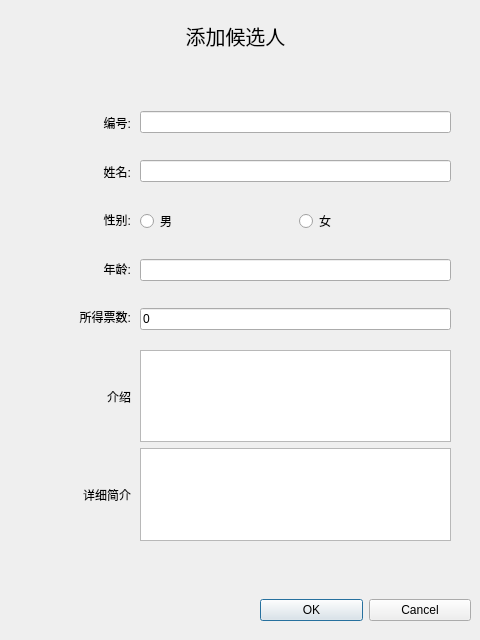
<?xml version="1.0" encoding="UTF-8"?>
<ui version="4.0">
 <class>InsertPersonDialog</class>
 <widget class="QDialog" name="InsertPersonDialog">
  <property name="geometry">
   <rect>
    <x>0</x>
    <y>0</y>
    <width>480</width>
    <height>640</height>
   </rect>
  </property>
  <property name="windowTitle">
   <string>Dialog</string>
  </property>
  <widget class="QWidget" name="verticalLayoutWidget">
   <property name="geometry">
    <rect>
     <x>0</x>
     <y>90</y>
     <width>131</width>
     <height>261</height>
    </rect>
   </property>
   <layout class="QVBoxLayout" name="verticalLayout">
    <item>
     <spacer name="verticalSpacer_7">
      <property name="orientation">
       <enum>Qt::Vertical</enum>
      </property>
      <property name="sizeHint" stdset="0">
       <size>
        <width>20</width>
        <height>40</height>
       </size>
      </property>
     </spacer>
    </item>
    <item>
     <widget class="QLabel" name="label_2">
      <property name="text">
       <string>编号:</string>
      </property>
      <property name="alignment">
       <set>Qt::AlignRight|Qt::AlignTrailing|Qt::AlignVCenter</set>
      </property>
     </widget>
    </item>
    <item>
     <spacer name="verticalSpacer_8">
      <property name="orientation">
       <enum>Qt::Vertical</enum>
      </property>
      <property name="sizeHint" stdset="0">
       <size>
        <width>20</width>
        <height>40</height>
       </size>
      </property>
     </spacer>
    </item>
    <item>
     <widget class="QLabel" name="label">
      <property name="text">
       <string>姓名:</string>
      </property>
      <property name="alignment">
       <set>Qt::AlignRight|Qt::AlignTrailing|Qt::AlignVCenter</set>
      </property>
     </widget>
    </item>
    <item>
     <spacer name="verticalSpacer_9">
      <property name="orientation">
       <enum>Qt::Vertical</enum>
      </property>
      <property name="sizeHint" stdset="0">
       <size>
        <width>20</width>
        <height>40</height>
       </size>
      </property>
     </spacer>
    </item>
    <item>
     <widget class="QLabel" name="label_3">
      <property name="text">
       <string>性别:</string>
      </property>
      <property name="alignment">
       <set>Qt::AlignRight|Qt::AlignTrailing|Qt::AlignVCenter</set>
      </property>
     </widget>
    </item>
    <item>
     <spacer name="verticalSpacer_10">
      <property name="orientation">
       <enum>Qt::Vertical</enum>
      </property>
      <property name="sizeHint" stdset="0">
       <size>
        <width>20</width>
        <height>40</height>
       </size>
      </property>
     </spacer>
    </item>
    <item>
     <widget class="QLabel" name="label_5">
      <property name="text">
       <string>年龄:</string>
      </property>
      <property name="alignment">
       <set>Qt::AlignRight|Qt::AlignTrailing|Qt::AlignVCenter</set>
      </property>
     </widget>
    </item>
    <item>
     <spacer name="verticalSpacer_11">
      <property name="orientation">
       <enum>Qt::Vertical</enum>
      </property>
      <property name="sizeHint" stdset="0">
       <size>
        <width>20</width>
        <height>40</height>
       </size>
      </property>
     </spacer>
    </item>
    <item>
     <widget class="QLabel" name="label_4">
      <property name="text">
       <string>所得票数:</string>
      </property>
      <property name="alignment">
       <set>Qt::AlignRight|Qt::AlignTrailing|Qt::AlignVCenter</set>
      </property>
     </widget>
    </item>
    <item>
     <spacer name="verticalSpacer_12">
      <property name="orientation">
       <enum>Qt::Vertical</enum>
      </property>
      <property name="sizeHint" stdset="0">
       <size>
        <width>20</width>
        <height>40</height>
       </size>
      </property>
     </spacer>
    </item>
   </layout>
  </widget>
  <widget class="QWidget" name="verticalLayoutWidget_2">
   <property name="geometry">
    <rect>
     <x>140</x>
     <y>90</y>
     <width>311</width>
     <height>261</height>
    </rect>
   </property>
   <layout class="QVBoxLayout" name="verticalLayout_2">
    <item>
     <spacer name="verticalSpacer_6">
      <property name="orientation">
       <enum>Qt::Vertical</enum>
      </property>
      <property name="sizeHint" stdset="0">
       <size>
        <width>20</width>
        <height>40</height>
       </size>
      </property>
     </spacer>
    </item>
    <item>
     <widget class="QLineEdit" name="lineEdit"/>
    </item>
    <item>
     <spacer name="verticalSpacer_3">
      <property name="orientation">
       <enum>Qt::Vertical</enum>
      </property>
      <property name="sizeHint" stdset="0">
       <size>
        <width>20</width>
        <height>40</height>
       </size>
      </property>
     </spacer>
    </item>
    <item>
     <widget class="QLineEdit" name="lineEdit_2"/>
    </item>
    <item>
     <spacer name="verticalSpacer">
      <property name="orientation">
       <enum>Qt::Vertical</enum>
      </property>
      <property name="sizeHint" stdset="0">
       <size>
        <width>20</width>
        <height>40</height>
       </size>
      </property>
     </spacer>
    </item>
    <item>
     <layout class="QHBoxLayout" name="horizontalLayout_3">
      <item>
       <widget class="QRadioButton" name="radioButton_2">
        <property name="text">
         <string>男</string>
        </property>
       </widget>
      </item>
      <item>
       <widget class="QRadioButton" name="radioButton">
        <property name="text">
         <string>女</string>
        </property>
       </widget>
      </item>
     </layout>
    </item>
    <item>
     <spacer name="verticalSpacer_2">
      <property name="orientation">
       <enum>Qt::Vertical</enum>
      </property>
      <property name="sizeHint" stdset="0">
       <size>
        <width>20</width>
        <height>40</height>
       </size>
      </property>
     </spacer>
    </item>
    <item>
     <widget class="QLineEdit" name="lineEdit_4"/>
    </item>
    <item>
     <spacer name="verticalSpacer_4">
      <property name="orientation">
       <enum>Qt::Vertical</enum>
      </property>
      <property name="sizeHint" stdset="0">
       <size>
        <width>20</width>
        <height>40</height>
       </size>
      </property>
     </spacer>
    </item>
    <item>
     <widget class="QLineEdit" name="lineEdit_5">
      <property name="text">
       <string>0</string>
      </property>
      <property name="readOnly">
       <bool>true</bool>
      </property>
     </widget>
    </item>
    <item>
     <spacer name="verticalSpacer_5">
      <property name="orientation">
       <enum>Qt::Vertical</enum>
      </property>
      <property name="sizeHint" stdset="0">
       <size>
        <width>20</width>
        <height>40</height>
       </size>
      </property>
     </spacer>
    </item>
   </layout>
  </widget>
  <widget class="QLabel" name="label_6">
   <property name="geometry">
    <rect>
     <x>170</x>
     <y>20</y>
     <width>131</width>
     <height>31</height>
    </rect>
   </property>
   <property name="font">
    <font>
     <pointsize>15</pointsize>
    </font>
   </property>
   <property name="text">
    <string>添加候选人</string>
   </property>
   <property name="alignment">
    <set>Qt::AlignCenter</set>
   </property>
  </widget>
  <widget class="QWidget" name="verticalLayoutWidget_3">
   <property name="geometry">
    <rect>
     <x>0</x>
     <y>350</y>
     <width>131</width>
     <height>191</height>
    </rect>
   </property>
   <layout class="QVBoxLayout" name="verticalLayout_3">
    <item>
     <widget class="QLabel" name="label_7">
      <property name="text">
       <string>介绍</string>
      </property>
      <property name="alignment">
       <set>Qt::AlignRight|Qt::AlignTrailing|Qt::AlignVCenter</set>
      </property>
     </widget>
    </item>
    <item>
     <widget class="QLabel" name="label_8">
      <property name="text">
       <string>详细简介</string>
      </property>
      <property name="alignment">
       <set>Qt::AlignRight|Qt::AlignTrailing|Qt::AlignVCenter</set>
      </property>
     </widget>
    </item>
   </layout>
  </widget>
  <widget class="QWidget" name="verticalLayoutWidget_4">
   <property name="geometry">
    <rect>
     <x>140</x>
     <y>350</y>
     <width>311</width>
     <height>191</height>
    </rect>
   </property>
   <layout class="QVBoxLayout" name="verticalLayout_4">
    <item>
     <widget class="QTextEdit" name="textEdit"/>
    </item>
    <item>
     <widget class="QTextEdit" name="textEdit_2"/>
    </item>
   </layout>
  </widget>
  <widget class="QWidget" name="horizontalLayoutWidget">
   <property name="geometry">
    <rect>
     <x>260</x>
     <y>590</y>
     <width>211</width>
     <height>41</height>
    </rect>
   </property>
   <layout class="QHBoxLayout" name="horizontalLayout">
    <item>
     <widget class="QPushButton" name="pushButton">
      <property name="text">
       <string>OK</string>
      </property>
     </widget>
    </item>
    <item>
     <widget class="QPushButton" name="pushButton_2">
      <property name="text">
       <string>Cancel</string>
      </property>
     </widget>
    </item>
   </layout>
  </widget>
 </widget>
 <resources/>
 <connections/>
</ui>
